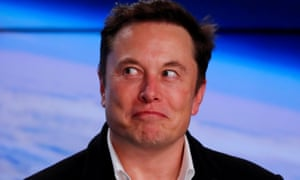
#> input picture Session 3/musk.jpg, 300 x 180 px
$ jupyter execute 'Session 3-2 & Image_Annotation.ipynb'
#> lines starting #> are read from the running program, lines starting #| are printed output that depends on the picture; after the words box and inside, x2 and y2 are one past the last pixel; in counts of white or black regions, pixels touching at a corner belong together
# QR Code Detector

<h3> In this session, we are going to learn the Image Annotations <br></h3>

[cell 1]
# Import libraries
import cv2
import matplotlib.pyplot as plt

[cell 2]
red = (0, 0, 255)
cyanish = (255, 255, 0)
green = (0, 255, 0)
blue = (255, 0, 0)

# In this training exercise, elon will be annotated with a line, circle, rectangle, elipse and text
elon = cv2.imread("musk.jpg")
#> elon is the input picture: shape (180, 300, 3); mean B, G, R 149.7, 101.5, 99.6
elonAnnotated = elon.copy()
elonAnnotated1 = elon.copy()

[cell 3]
# Draw Line
cv2.line(elonAnnotated, pt1=(10, 20), pt2=(70, 60), color=red, lineType=cv2.LINE_AA)
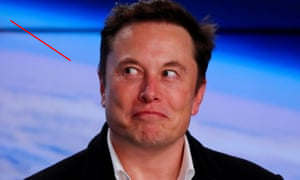
#> elonAnnotated: shape (180, 300, 3); 0.34% of pixels changed, all inside (x1, y1, x2, y2) = (10, 19, 72, 62)

# Draw Circle
cv2.circle(elonAnnotated, center=(171, 73), radius=10, color=cyanish, lineType=cv2.LINE_AA)
cv2.circle(elonAnnotated, center=(130, 73), radius=10, color=cyanish, thickness=-1, lineType=cv2.LINE_AA)

# Draw Ellipse
cv2.ellipse(elonAnnotated, center=(150, 80), axes=(80, 50), angle=45, startAngle=0, endAngle=360,
            color=green, thickness=2, lineType=cv2.LINE_AA)
cv2.ellipse(elonAnnotated, center=(150, 80), axes=(80, 50), angle=135, startAngle=0, endAngle=360,
            color=blue, thickness=2, lineType=cv2.LINE_AA)
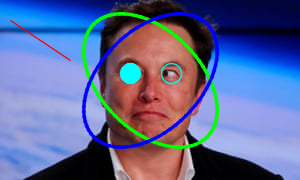
#> elonAnnotated: shape (180, 300, 3); mean B, G, R 151.1, 104.3, 93.3

# Display the outputs
plt.figure(figsize=[20,20])
plt.subplot(121);plt.imshow(elonAnnotated[...,::-1]);plt.title("original Image")

[cell 4]
# Draw Rectangle
cv2.rectangle(elonAnnotated1, pt1=(100, 20), pt2=(200, 150), color=red, thickness=2, lineType=cv2.LINE_AA)

# Draw Text
cv2.putText(elonAnnotated1, text="Elon OP", org=(0, 170),
            fontFace=cv2.FONT_HERSHEY_SIMPLEX, fontScale=1, color=(255, 255, 255), lineType=cv2.LINE_AA)
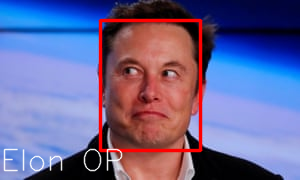
#> elonAnnotated1: shape (180, 300, 3); mean B, G, R 148.1, 100.8, 105.9

# Display the outputs
plt.figure(figsize=[20,20])
plt.subplot(121);plt.imshow(elonAnnotated1[...,::-1]);plt.title("original Image")
